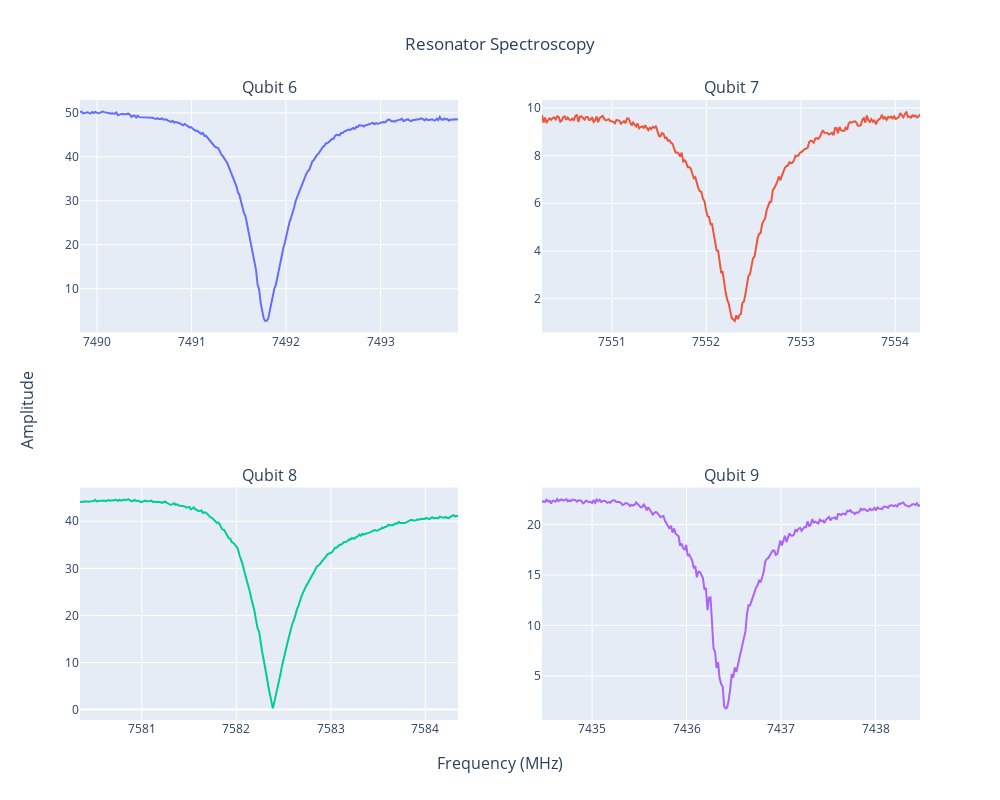

Here is the notebook cell this chart was saved with:
### Code cell
# Create a 2x2 subplot figure
fig = sp.make_subplots(
    rows=2, cols=2,
    subplot_titles=("Qubit 6", "Qubit 7", "Qubit 8", "Qubit 9"),
    x_title="Frequency (MHz)",
    y_title="Amplitude"
)

# Add each qubit's result to a different subplot
fig.add_trace(go.Scatter(x=f1, y=q1, mode='lines', name='Qubit 6'), row=1, col=1)
fig.add_trace(go.Scatter(x=f2, y=q2, mode='lines', name='Qubit 7'), row=1, col=2)
fig.add_trace(go.Scatter(x=f3, y=q3, mode='lines', name='Qubit 8'), row=2, col=1)
fig.add_trace(go.Scatter(x=f4, y=q4, mode='lines', name='Qubit 9'), row=2, col=2)

# Update layout with a main title
fig.update_layout(
    title="Resonator Spectroscopy",
    height = 800, width = 1000,
    title_x= 0.5,    
    showlegend=False
)

# Show the plot
fig.show()

### Figure 1 — Plotly figure (JSON) as saved in the notebook; plotly's stock layout.template omitted (floating-point values rounded to 4 significant figures; data arrays with more than 128 entries replaced by an {"elided": "..."} marker saying what was removed)
{"data": [{"mode": "lines", "name": "Qubit 6", "type": "scatter", "x": {"elided": "250 float values"}, "xaxis": "x", "y": {"elided": "250 float values"}, "yaxis": "y"}, {"mode": "lines", "name": "Qubit 7", "type": "scatter", "x": {"elided": "250 float values"}, "xaxis": "x2", "y": {"elided": "250 float values"}, "yaxis": "y2"}, {"mode": "lines", "name": "Qubit 8", "type": "scatter", "x": {"elided": "250 float values"}, "xaxis": "x3", "y": {"elided": "250 float values"}, "yaxis": "y3"}, {"mode": "lines", "name": "Qubit 9", "type": "scatter", "x": {"elided": "250 float values"}, "xaxis": "x4", "y": {"elided": "250 float values"}, "yaxis": "y4"}], "layout": {"annotations": [{"font": {"size": 16}, "showarrow": false, "text": "Qubit 6", "x": 0.225, "xanchor": "center", "xref": "paper", "y": 1, "yanchor": "bottom", "yref": "paper"}, {"font": {"size": 16}, "showarrow": false, "text": "Qubit 7", "x": 0.775, "xanchor": "center", "xref": "paper", "y": 1, "yanchor": "bottom", "yref": "paper"}, {"font": {"size": 16}, "showarrow": false, "text": "Qubit 8", "x": 0.225, "xanchor": "center", "xref": "paper", "y": 0.375, "yanchor": "bottom", "yref": "paper"}, {"font": {"size": 16}, "showarrow": false, "text": "Qubit 9", "x": 0.775, "xanchor": "center", "xref": "paper", "y": 0.375, "yanchor": "bottom", "yref": "paper"}, {"font": {"size": 16}, "showarrow": false, "text": "Frequency (MHz)", "x": 0.5, "xanchor": "center", "xref": "paper", "y": 0, "yanchor": "top", "yref": "paper", "yshift": -30}, {"font": {"size": 16}, "showarrow": false, "text": "Amplitude", "textangle": -90, "x": 0, "xanchor": "right", "xref": "paper", "xshift": -40, "y": 0.5, "yanchor": "middle", "yref": "paper"}], "height": 800, "showlegend": false, "title": {"text": "Resonator Spectroscopy", "x": 0.5}, "width": 1000, "xaxis": {"anchor": "y", "domain": [0, 0.45]}, "xaxis2": {"anchor": "y2", "domain": [0.55, 1]}, "xaxis3": {"anchor": "y3", "domain": [0, 0.45]}, "xaxis4": {"anchor": "y4", "domain": [0.55, 1]}, "yaxis": {"anchor": "x", "domain": [0.625, 1]}, "yaxis2": {"anchor": "x2", "domain": [0.625, 1]}, "yaxis3": {"anchor": "x3", "domain": [0, 0.375]}, "yaxis4": {"anchor": "x4", "domain": [0, 0.375]}}}
